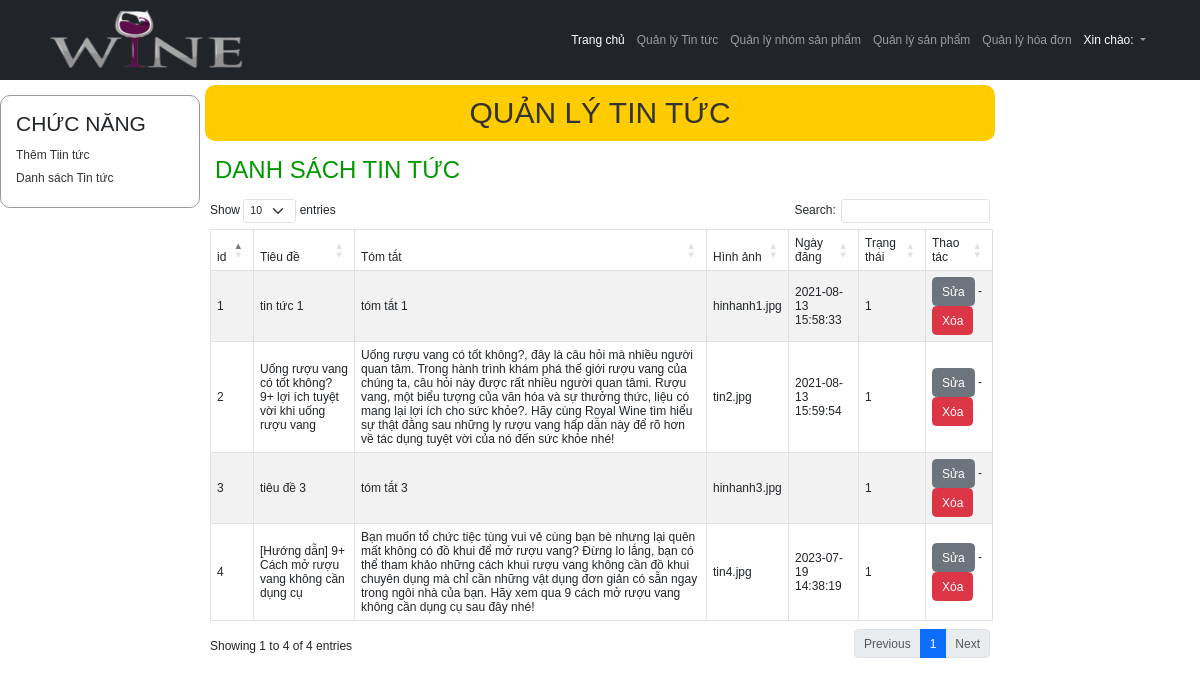
The app's page /index_admin.php?module=tintuc, older data.
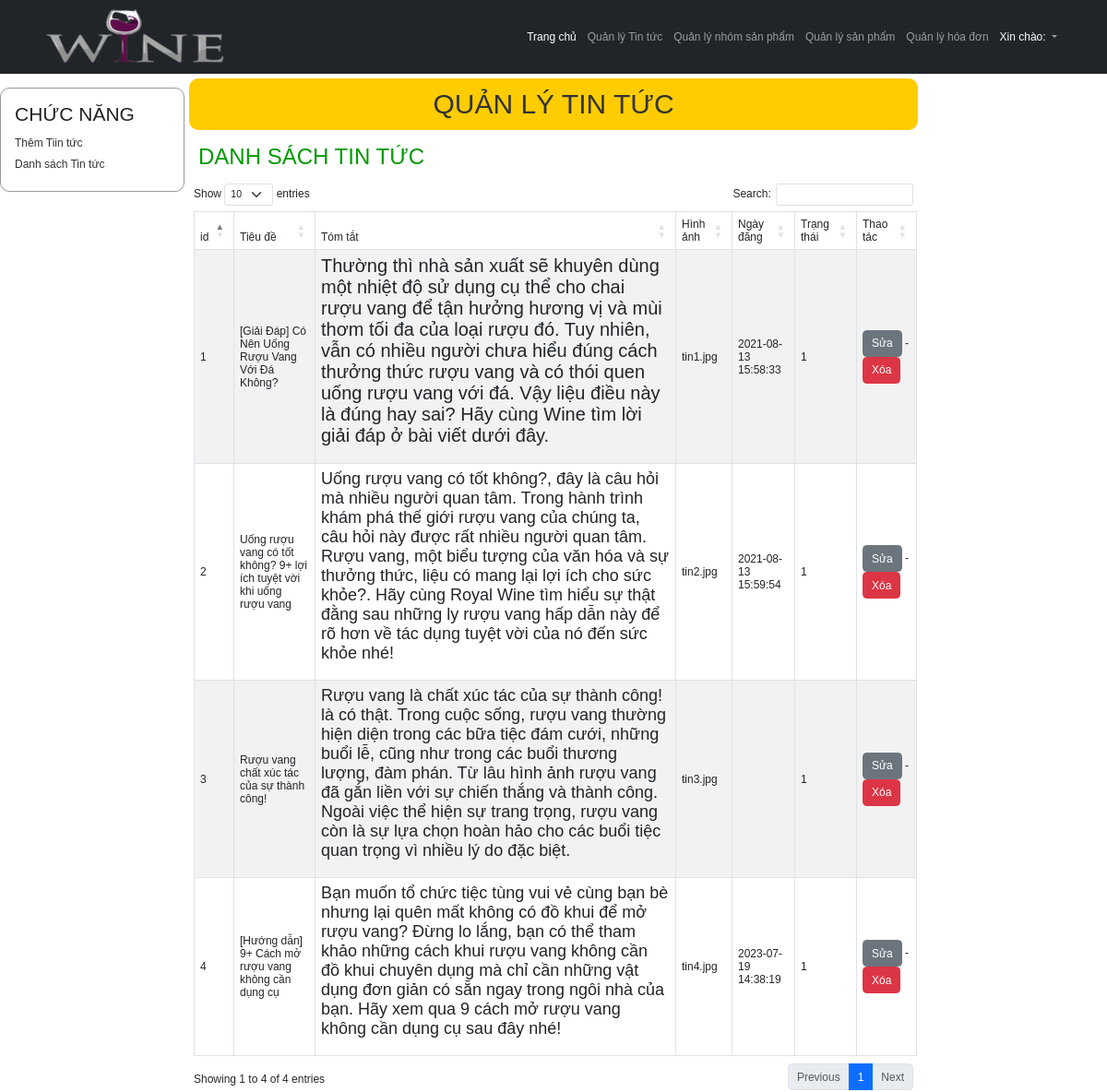
The same page, newer data.
### tables this page shows
CREATE TABLE `tbtintuc` (
  `id` int(11) NOT NULL,
  `tieude` varchar(255) NOT NULL,
  `tomtat` text DEFAULT NULL,
  `noidung` text DEFAULT NULL,
  `hinhanh` varchar(255) DEFAULT NULL,
  `ngaytao` datetime DEFAULT current_timestamp(),
  `trangthai` tinyint(1) NOT NULL DEFAULT 1
);

### Models/clsDatabase.php (called while the page is built, shortened)
<?php
class clsDatabase
{
	public $conn = NULL;
	function __construct()
	{
		try
		{
			$this->conn = new PDO("mysql:host=localhost;dbname=shop","root","");
			$this->conn->exec("SET NAMES UTF8");
		}
		catch(PDOException $ex)
		{
			echo "<h3>" . $ex->getMessage() . "</h3>";
			die("<h3> LỖI KẾT NỐI CSDL </h3>");
		}
	}
	function ThucthiSQL($sql, $data=NULL)
	{
		$this->pdo_stm = $this->conn->prepare($sql);
		$ketqua=false;
		if($data!=NULL)
			$ketqua = $this->pdo_stm->execute($data);
		else
			$ketqua = $this->pdo_stm->execute();
		return $ketqua;
	}
}
?>

### Models/clsTintuc.php (called while the page is built, shortened)
<?php
require_once("clsDatabase.php");
class clsTintuc
{
	public $db;
	function __construct()
	{
		$this->db = new clsDatabase();
	}
	function LayDanhSachTintuc()
	{
		$sql = "SELECT * FROM tbTintuc";
		$ketqua = $this->db->ThucthiSQL($sql);
		if($ketqua==TRUE)
			$this->data = $this->db->pdo_stm->fetchAll();
		return $ketqua;
	}
}
?>

### Views/vDanhSachTintuc.php (the view)
 	<div id="content_left">
     	<div class="left1">
         	<h3>CHỨC NĂNG</h3>
             <p><a href="?module=<?=$module?>&act=them">Thêm Tiin tức</a></p>
             <p><a href="?module=tintuc">Danh sách Tin tức</a></p>
         </div>
     </div>
     <div id="content_right">
     	<h1> QUẢN LÝ TIN TỨC</h1>
         <h2> DANH SÁCH TIN TỨC</h2>
         <div id="right_detail">
         <table id="example" class="table table-striped table-hover table-bordered table align-middle">
             <thead>
         	<tr>
             	<td> id </td>
                 <td> Tiêu đề </td>
                 <td> Tóm tắt </td>
                 <td> Hình ảnh </td>
                 <td> Ngày đăng </td>
                 <td> Trạng thái </td>
                 <td> Thao tác </td>
             </tr>
             </thead>
             <tbody>
             <?php
	$rows = $tintuc->data;
	foreach($rows as $row)
	{
	?>
             <tr>
             	<td> <?=$row["id"]?> </td>
                 <td> <?=$row["tieude"]?> </td>
                 <td> <?=$row["tomtat"]?> </td>
                 <td> <?=$row["hinhanh"]?></td>
                 <td> <?=$row["ngaytao"]?></td>
                 <td> <?=$row["trangthai"]?></td>
                 <td> <a class="btn btn-secondary" href="?module=<?=$module?>&act=sua&id=<?=$row["id"]?>"> Sửa </a>
     				- <a class="btn btn-danger" href="?module=<?=$module?>&act=xoa&id=<?=$row["id"]?>"
                     		onClick="return confirm('Chắc chắn xóa?');"> Xóa </a> </td>
             </tr>
             <?php
	}
	?>
             </tbody>
         </table>
</div>
     </div>

Row changes from the older to the newer data that the page shows:
changed tbtintuc id 1: tieude "tin tức 1" → "[Giải Đáp] Có Nên Uống Rượu Vang Với Đá Không?"; tomtat "tóm tắt 1" → "Thường thì nhà sản xuất sẽ khuyên dùng một nhiệt độ sử dụng cụ thể cho chai rượu vang để tận hưởng hương vị và mùi thơm tối đa của loại rượu đó. Tuy nhiên, vẫn có nhiều người chưa hiểu đúng cách thưởng thức rượu vang và có thói quen uống rượu vang với đá. Vậy liệu điều này là đúng hay sai? Hãy cùng Wine tìm lời giải đáp ở bài viết dưới đây."; hinhanh "hinhanh1.jpg" → "tin1.jpg"
changed tbtintuc "Uống rượu vang có tốt không? 9+ lợi ích tuyệt vời khi uống rượu vang": tomtat "…rất nhiều người quan tâmi. Rượu vang, một biểu…" → "…rất nhiều người quan tâm. Rượu vang, một biểu…"
changed tbtintuc id 3: tieude "tiêu đề 3" → "Rượu vang chất xúc tác của sự thành công!"; tomtat "tóm tắt 3" → "Rượu vang là chất xúc tác của sự thành công! là có thật. Trong cuộc sống, rượu vang thường hiện diện trong các bữa tiệc đám cưới, những buổi lễ, cũng như trong các buổi thương lượng, đàm phán. Từ lâu hình ảnh rượu vang đã gắn liền với sự chiến thắng và thành công. Ngoài việc thể hiện sự trang trọng, rượu vang còn là sự lựa chọn hoàn hảo cho các buổi tiệc quan trọng vì nhiều lý do đặc biệt."; hinhanh "hinhanh3.jpg" → "tin3.jpg"
